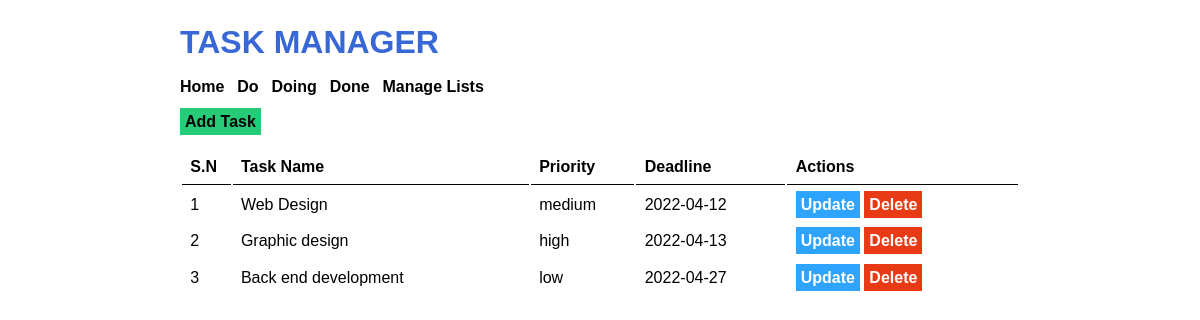
The page /list_task.php?list_id=1 on the database its author committed.
### tables this page shows
CREATE TABLE `tbl_lists` (
  `list_id` int(10) UNSIGNED NOT NULL,
  `list_name` varchar(50) NOT NULL,
  `list_description` varchar(150) DEFAULT NULL
);

CREATE TABLE `tbl_tasks` (
  `task_id` int(10) UNSIGNED NOT NULL,
  `task_name` varchar(150) NOT NULL,
  `task_description` text NOT NULL,
  `list_id` int(11) NOT NULL,
  `priority` varchar(10) NOT NULL,
  `deadline` date NOT NULL
);

### list_task.php (the view, shortened to what this page needs)
<?php
    $list_id_url = $_GET['list_id'];
?>
<!DOCTYPE html>
<html lang="en">
<head>
    <link rel="stylesheet" href="<?php echo SITEURL; ?>css/style.css">
</head>
<body>
<div class="wrapper">
    <h1>Task Manager</h1>
    <div class="menu">
        <a href="<?php echo SITEURL; ?>">Home</a>
        <?php
                $conn2 = mysqli_connect(LOCALHOST, DB_USERNAME, DB_PASSWORD) or die (mysqli_error());
                $sql2 = "SELECT * FROM tbl_lists";
                $res2 = mysqli_query($conn2, $sql2);
                if($res2 == true)
                {
                    while($row2 = mysqli_fetch_assoc($res2))
                    {
                        $list_id = $row2['list_id'];
                        $list_name = $row2['list_name'];
                        ?>
                            <a href="<?php echo SITEURL; ?>list_task.php?list_id=<?php echo $list_id; ?>"><?php echo $list_name; ?> </a>
                        <?php
                    }
                }
        ?>
        <a href="<?php echo SITEURL;?>manage_list.php">Manage Lists</a>
    </div>
    <div class="all-task">
        <a class="btn-primary" href="<?php SITEURL; ?>add_task.php">Add Task</a>
        <table class="tbl-full">
            <tr>
                <th>S.N</th>
                <th>Task Name</th>
                <th>Priority</th>
                <th>Deadline</th>
                <th>Actions</th>
            </tr>
            <?php
                $conn = mysqli_connect(LOCALHOST, DB_USERNAME, DB_PASSWORD) or die (mysqli_error());
                $sql = "SELECT * FROM tbl_tasks WHERE list_id= $list_id_url";
                $res = mysqli_query($conn, $sql);
                if($res == true)
                {
                    $count_rows = mysqli_num_rows($res);
                    $sn = 1;
                    if($count_rows>0)
                    {
                        while($row = mysqli_fetch_assoc($res))
                        {
                            $task_id = $row['task_id'];
                            $task_name = $row['task_name'];
                            $priority = $row['priority'];
                            $deadline = $row['deadline'];
                            ?>
                                <tr>
                                    <td><?php echo $sn++; ?> </td>
                                    <td><?php echo $task_name; ?> </td>
                                    <td><?php echo $priority; ?> </td>
                                    <td><?php echo $deadline; ?> </td>
                                    <td>
                                        <a class="btn-update" href="<?php echo SITEURL; ?>update_task.php?update_task_id=<?php echo $task_id; ?>">Update</a>
                                        <a class="btn-delete" href="<?php echo SITEURL; ?>delete_task.php?task_id=<?php echo $task_id; ?>">Delete</a>
                                    </td>
                                </tr>
                            <?php
                        }
                    }
                    else
                    {
                        ?>
                            <tr>
                                <td colspan="5">No Tasks Added on this list.</td>
                            </tr>
                        <?php
                    }
                }
            ?>
</div>
    </body>
    </html>

### css/style.css (style rules this page uses)
* { margin: 0; padding: 0; font-family: Verdana, Geneva, Tahoma, sans-serif; }
.wrapper { width: 70%; margin: 0 auto; padding: 2%; }
h1 { color: #3867d6; text-transform: uppercase; margin-bottom: 2%; }
.menu { margin-bottom: 2%; }
.menu a { font-weight: bold; margin-right: 1%; color: black; text-decoration: none; }
.btn-primary { background-color: #26CB77; padding: 5px; font-weight: bold; text-decoration: none; color: black; }
.btn-update { background-color: #2FA4FF; padding: 5px; font-weight: bold; text-decoration: none; color: white; }
.btn-delete { background-color: #E83A14; padding: 5px; font-weight: bold; text-decoration: none; color: white; }
.tbl-full { width: 100%; }
table tr th { text-align: left; border-bottom: 1px solid black; padding: 1%; padding-top: 3%; }
table tr td { padding: 1%; }

### rows shown on the page
tbl_lists: list_name "Do"
tbl_lists: list_name "Doing"
tbl_lists: list_name "Done"
tbl_tasks: task_name "Web Design", priority "medium", deadline "2022-04-12"
tbl_tasks: task_name "Graphic design", priority "high", deadline "2022-04-13"
tbl_tasks: task_name "Back end development", priority "low", deadline "2022-04-27"
